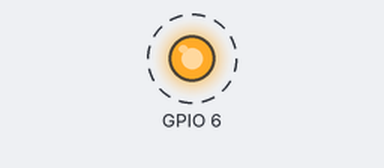
Simulated run of this program. Board: Raspberry Pi (BCM pin numbers). Parts: output pins drawn as LEDs (lit = HIGH). Dashed ring = blinking. What the program prints to the terminal is not drawn.

Above: at 0.5 s.
Timing chart, 0 to 4.6 s (numbered marks = the images above):
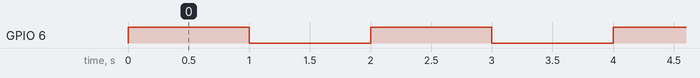

Measured:
- by itself, GPIO 6: alternates HIGH for 1.0 s and LOW for 1.0 s

The program:

led.py
```python
#!/usr/bin/env python3

import RPi.GPIO as GPIO
import time

pins = {'red': 6}

GPIO.setmode(GPIO.BCM)
for color in pins:
    GPIO.setup(pins[color], GPIO.OUT)


def led(color, choice):
    if color in pins:
        # choices that evaluate as False:
        # False; 0; ""; "off" ("off" is manually added)
        choice = bool(choice and not choice == "off")
        print(color)
        print(pins[color])
        if choice:
            print("on")
        else:
            print("off")
        GPIO.output(pins[color], choice)
    else:
        print("the color " + color + " is not in the dictionary.")


def all_leds_off():
    for color in pins:
        led(color, False)


try:
    while True:
        led("red", True)
        time.sleep(1)
        led("red", False)
        time.sleep(1)

except KeyboardInterrupt:
    all_leds_off()

finally:
    print("bye bye")
```
